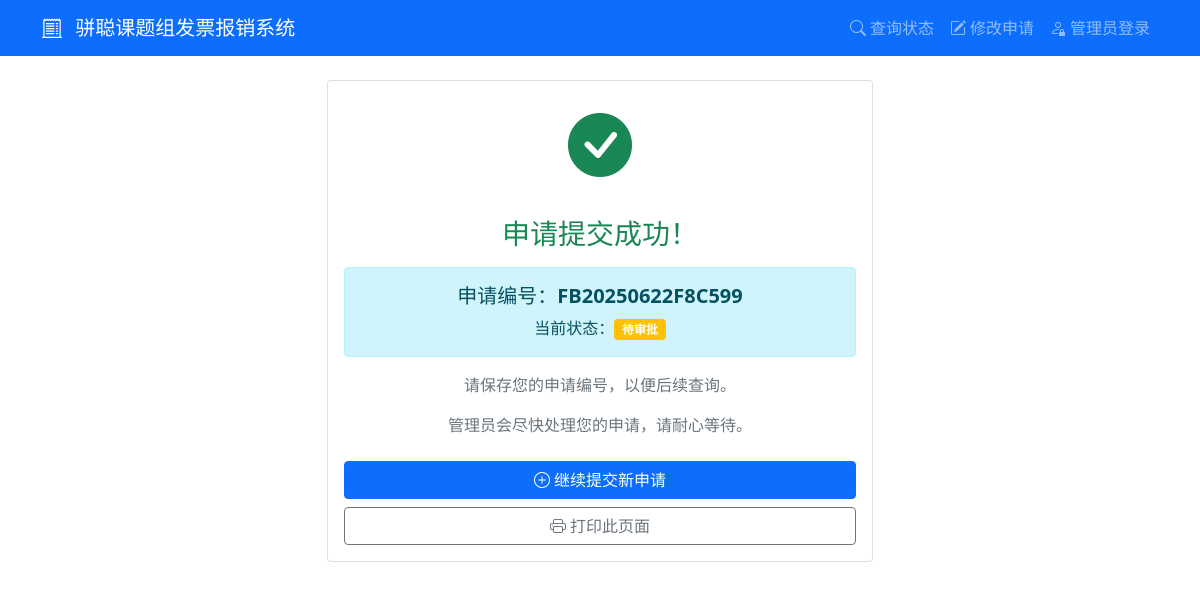
The app's page /success/FB20250622F8C599, older data.
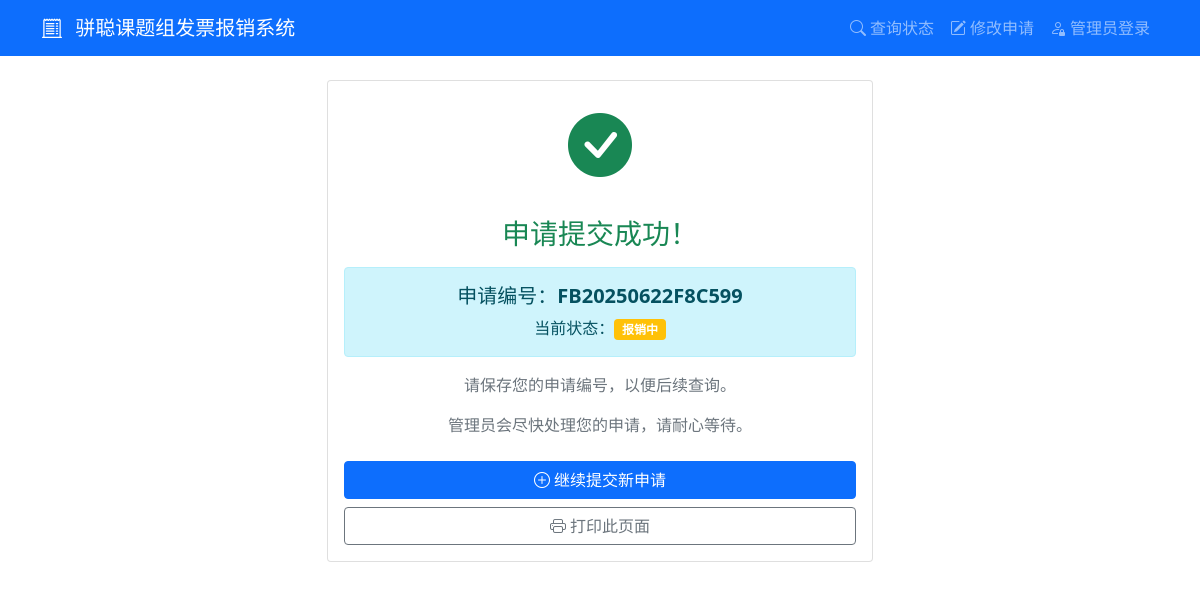
The same page, newer data.
### tables this page shows
CREATE TABLE applications (
            id INTEGER PRIMARY KEY AUTOINCREMENT,
            app_number TEXT UNIQUE NOT NULL,
            purchaser TEXT NOT NULL,
            purchase_details TEXT,
            item_name TEXT NOT NULL,
            product_link TEXT,
            usage_type TEXT NOT NULL,
            item_type TEXT NOT NULL,
            quantity INTEGER NOT NULL,
            purchase_time DATE NOT NULL,
            invoice_number TEXT NOT NULL,
            invoice_amount REAL NOT NULL,
            invoice_date DATE NOT NULL,
            status TEXT DEFAULT '待审批',
            approval_comment TEXT,
            created_at TIMESTAMP DEFAULT CURRENT_TIMESTAMP,
            updated_at TIMESTAMP DEFAULT CURRENT_TIMESTAMP
        );

### app.py (the view)
        def wrapper(*args, **kwargs):
            user = session.get('admin_username', 'anonymous')
            details = f"操作: {operation_type}, 用户: {user}, URL: {request.url}"
            if kwargs.get('app_number'):
                details += f", 申请编号: {kwargs['app_number']}"
            elif kwargs.get('filename'):
                details += f", 文件名: {kwargs['filename']}"
            if request.method == 'POST':
                form_data = {k: '***' if k == 'password' else v for k, v in request.form.items()}
                details += f", 表单数据: {form_data}"
            if request.args:
                details += f", 查询参数: {dict(request.args)}"
            try:
                result = f(*args, **kwargs)
                app.logger.info(f"{details}, 结果: 成功")
                return result
            except Exception as e:
                app.logger.error(f"{details}, 结果: 失败, 错误: {str(e)}", exc_info=True)
                raise

### app.py (called while the page is built)
@app.route('/success/<app_number>')
@log_operation('查看申请结果')
def success(app_number):
    with sqlite3.connect('reimbursement.db') as conn:
        c = conn.cursor()
        c.execute('SELECT * FROM applications WHERE app_number = ?', (app_number,))
        application = c.fetchone()
    if not application:
        flash('申请不存在')
        return redirect(url_for('index'))
    return render_template('success.html', app_number=app_number, status=application[13])

### templates/success.html (shortened to what this page needs)
{% extends "base.html" %}
{% block content %}
<div class="row justify-content-center">
    <div class="col-md-6">
        <div class="card">
            <div class="card-body text-center">
                <div class="mb-4">
                    <i class="bi bi-check-circle-fill text-success" style="font-size: 4rem;"></i>
                </div>
                <h3 class="text-success mb-3">申请提交成功！</h3>
                <div class="alert alert-info">
                    <h5>申请编号：<strong>{{ app_number }}</strong></h5>
                    <p class="mb-0">当前状态：<span class="badge bg-warning">{{ status }}</span></p>
                </div>
                <div class="mb-4">
                    <p class="text-muted">请保存您的申请编号，以便后续查询。</p>
                    <p class="text-muted">管理员会尽快处理您的申请，请耐心等待。</p>
                </div>
                <div class="d-grid gap-2">
                    <a href="{{ url_for('index') }}" class="btn btn-primary">
                        <i class="bi bi-plus-circle"></i> 继续提交新申请
                    </a>
                    <button class="btn btn-outline-secondary" onclick="window.print()">
                        <i class="bi bi-printer"></i> 打印此页面
                    </button>
                </div>
            </div>
        </div>
    </div>
</div>
{% endblock %}

Row changes from the older to the newer data that the page shows:
changed applications "FB20250622F8C599": status "待审批" → "报销中"
